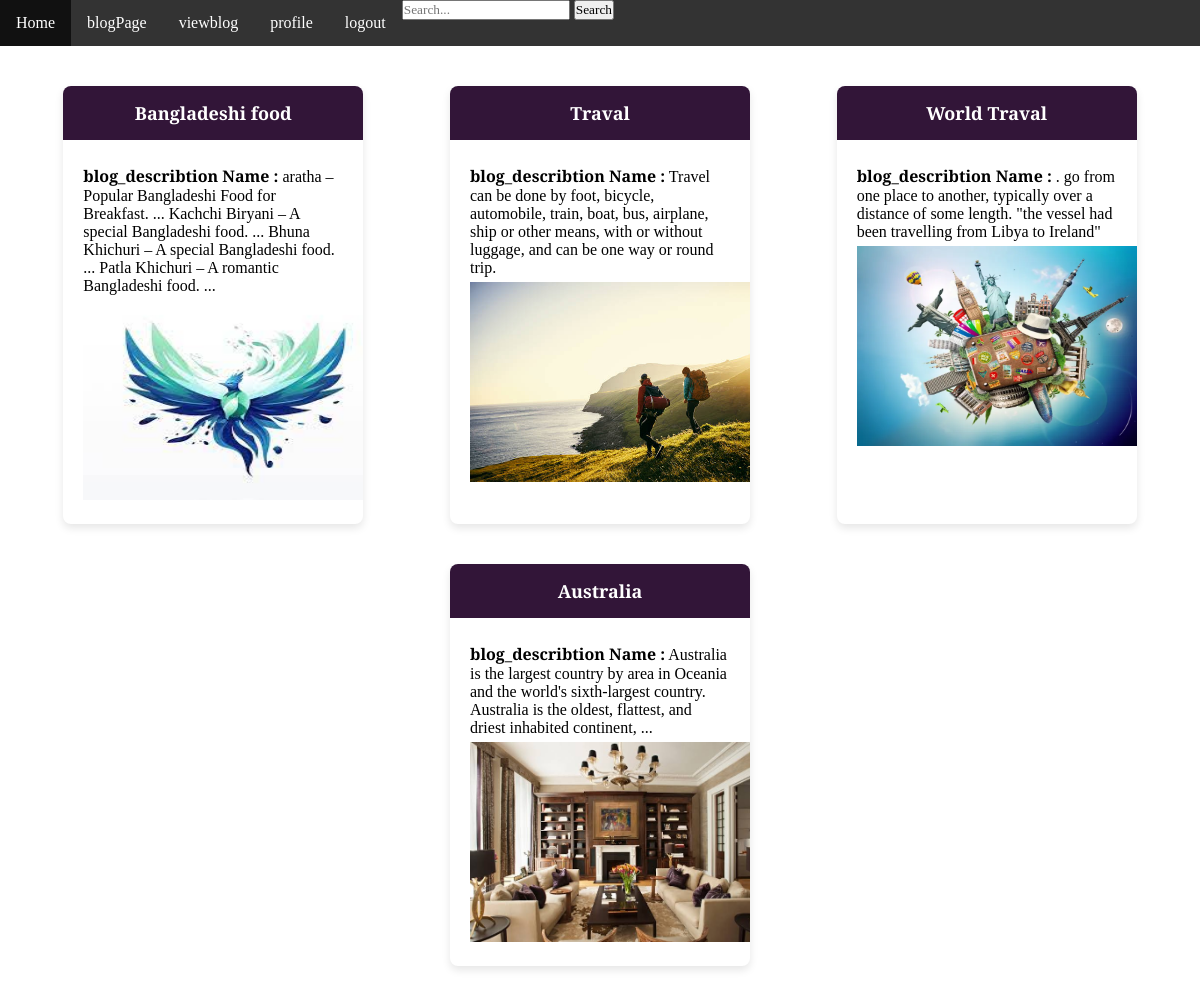
The page /viewblog/ on the database its author committed.
### myApp/models.py (models this page shows)
class BlogModel(models.Model):
    blog_title=models.CharField(max_length = 100, null=True)
    blog_describtion=models.TextField(max_length = 300, null=True)
    Image=models.ImageField(upload_to="media/blog_pic",null=True)

### myApp/views.py (the view)
# urls.py: path('viewblog/', viewblog, name="viewblog"),
def viewblog(request):
    task=BlogModel.objects.all()
    return render(request,"viewblog.html",{'task':task})

### template/viewblog.html (shortened to what this page needs)
{% extends 'home.html' %}
{% block content %}
<!DOCTYPE html>
<html lang="en">
<head>
</head>
<body>
    <form action="" method="POST">
        <div class="container">
            {% for i in task %}
            <div class="card">
                <div class="card-header">{{i.blog_title}}</div>
                <div class="card-body">
                    <p><strong>blog_describtion Name :</strong> {{i.blog_describtion}}</p>
                    <img src="/{{i.Image}}" alt="{{i.Image}}"height="200px" width="300px">
                </div>
            </div>
            {% endfor %}
        </div>
    </form>
</body>
</html>
{% endblock %}

### template/home.html (shortened to what this page needs)
<!DOCTYPE html>
<html>
<head>
</head>
<body>
    {% include 'navbar.html' %}
    {% block content %}{% endblock %}
</body>
</html>

### template/navbar.html
<ul>
    <li><a class="active" href="#home">Home</a></li>
    <li><a href="{% url 'blogPage' %}">blogPage</a></li>
    <li><a href="{% url 'viewblog' %}">viewblog</a></li>
    <li><a href="{% url 'profilePage' %}">profile</a></li>
    <li><a href="{% url 'logoutPage' %}">logout</a></li>
    <li class="search">
      <form class="search-form" method="get" action="{% url 'search_results' %}">
          <input type="text" name="query" placeholder="Search...">
          <button class="btn btn-outline-success" type="submit">Search</button>
      </form>
  </ul>

### template/home.html (style rules this page uses)
* { margin:0; padding:0; box-sizing:border-box; font-family:'Playfair Display', serif; }
body { background:url(https://www.istockphoto.com/photo/summer-composition-tropical-palm-leaves-hat-coconut-pineapple-on-pastel-gray-gm1248549372-363660823); background-size:cover; background-position:right; background-attachment:fixed; }
ul { list-style-type: none; margin: 0; padding: 0; overflow: hidden; background-color: #333; }
li { float: left; }
li a { display: block; color: white; text-align: center; padding: 14px 16px; text-decoration: none; }

### template/viewblog.html (style rules this page uses)
* { margin:0; padding:0; box-sizing:border-box; font-family:'Playfair Display', serif; }
body { background:url(https://images.unsplash.com/photo-1505228395891-9a51e7e86bf6?q=80&w=1633&auto=format&fit=crop&ixlib=rb-4.0.3&ixid=M3wxMjA3fDB8MHxwaG90by1wYWdlfHx8fGVufDB8fHx8fA%3D%3D); background-size:cover; background-position:right; background-attachment:fixed; }
.container { display: flex; flex-wrap: wrap; justify-content: space-around; padding: 20px; }
.card { width: 300px; background-color: #fff; border-radius: 8px; box-shadow: 0 4px 8px rgba(0, 0, 0, 0.1); margin: 20px; overflow: hidden; transition: transform 0.3s; }
.card-header { background-color: #321538; color: #fff; padding: 15px; text-align: center; font-size: 18px; font-weight: bold; }
.card-body { padding: 20px; }
.card-body p { margin: 0; padding: 5px 0; }

### rows shown on the page
BlogModel: blog_title "Bangladeshi food", blog_describtion "aratha – Popular Bangladeshi Food for Breakfast. ... Kachchi Biryani – A special Bangladeshi food. ... Bhuna Khichuri – A special Bangladeshi food. ... Patla Khichuri – A romantic Bangladeshi food. ...", Image (picture)
BlogModel: blog_title "Traval", blog_describtion "Travel can be done by foot, bicycle, automobile, train, boat, bus, airplane, ship or other means, with or without luggage, and can be one way or round trip.", Image (picture)
BlogModel: blog_title "World Traval", blog_describtion ". go from one place to another, typically over a distance of some length. \"the vessel had been travelling from Libya to Ireland\"", Image (picture)
BlogModel: blog_title "Australia", blog_describtion "Australia is the largest country by area in Oceania and the world's sixth-largest country. Australia is the oldest, flattest, and driest inhabited continent, ...", Image (picture)
